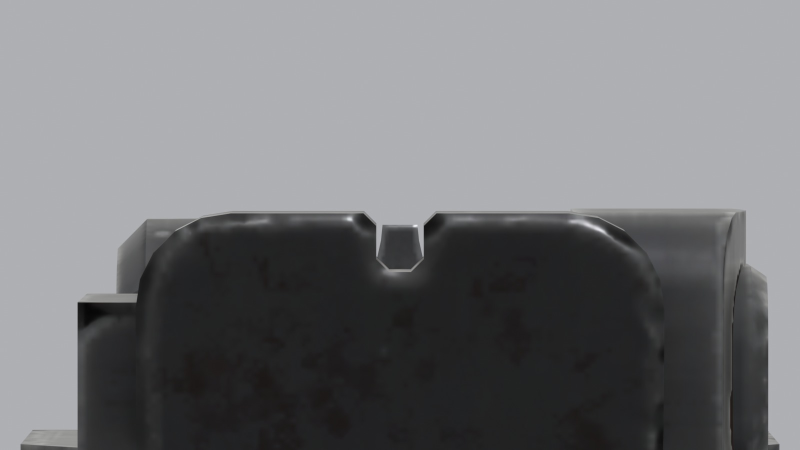
#> input picture docs/proposals/c96_model_2026-10-13/media/aim_cocked_zoom.jpg, 1600 x 900 px, given in place of left.jpg, which was not available (shown at 1/2 size)
$ python sheet.py
#> lines starting #> are read from the running program, lines starting #| are printed output that depends on the picture; pictures that were not available may be replaced by others from this repository, and a replacement may not be noted
#> `sh = Image.new('RGB', (TW * COLS, TH * rows), (40, 40, 40))`: sh: PIL image 3200x1350 RGB; every value is 40
"""Contact sheet + old-vs-new strip from the look-test renders (reads only our own renders in media/).
    python sheet.py
"""
import os
from PIL import Image, ImageDraw, ImageFont
M = os.path.join(os.path.dirname(os.path.abspath(__file__)), '..', 'media')
try:
    F = ImageFont.truetype(r'C:\Windows\Fonts\arialbd.ttf', 26)
except OSError:
    F = ImageFont.load_default()
TILES = [('left', 'left side'), ('right', 'right side'), ('top', 'top'),
         ('front34', 'three-quarter front'), ('aim', 'aim view, hammer down (as modelled)'), ('aim_cocked', 'aim view, hammer cocked'),
         ('boltback', 'bolt back + hammer cocked (posed here)'), ('boltback_top', 'open action from above'),
         ('aim_cocked_zoom', 'sight picture, zoomed: blade in the notch'), ('delivered', 'as delivered: stock, clip, 2 loose rounds'),
         ('old_left', "for comparison: the mod's current C96")]
TW, TH, COLS = 800, 450, 4


def tile(name, label, w=TW, h=TH):
#> called with name = 'left', label = 'left side', w = 800, h = 450
    im = Image.open(os.path.join(M, name + '.jpg')).convert('RGB').resize((w, h), Image.LANCZOS)
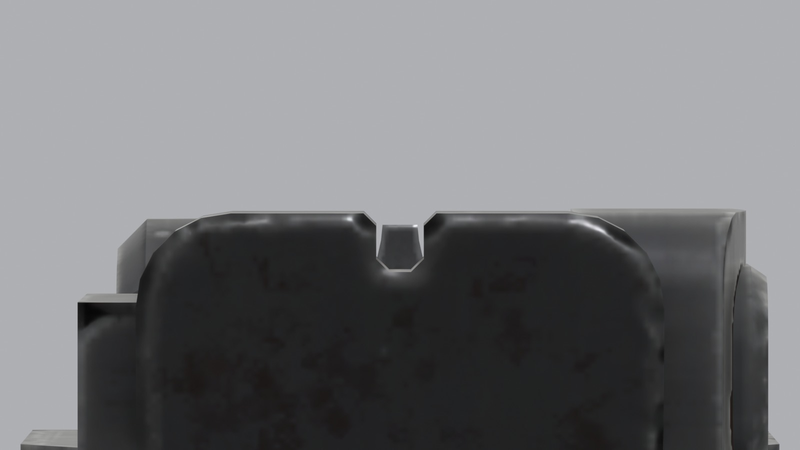
#> im: PIL image 800x450 RGB; mean R, G, B 117.2, 117.8, 120.3
    d = ImageDraw.Draw(im)
    d.rectangle((0, 0, d.textlength(label, font=F) + 20, 38), fill=(20, 20, 20))
    d.text((10, 4), label, font=F, fill=(240, 240, 240))
    return im


rows = (len(TILES) + COLS - 1) // COLS
sh = Image.new('RGB', (TW * COLS, TH * rows), (40, 40, 40))
for i, (n, l) in enumerate(TILES):
    sh.paste(tile(n, l), ((i % COLS) * TW, (i // COLS) * TH))
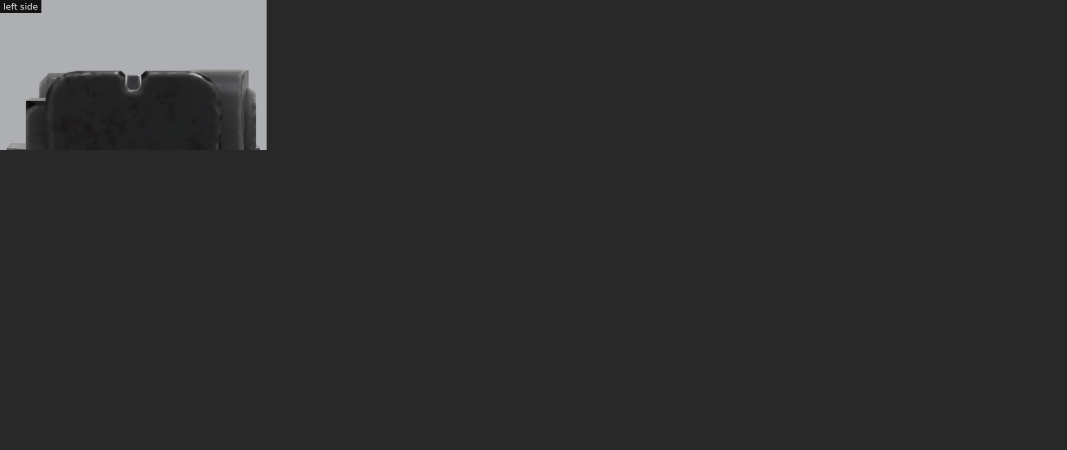
#> sh: PIL image 3200x1350 RGB (shown at 1/3 size); mean R, G, B 46.3, 46.3, 46.5
#> pass 2 of the loop `for i, (n, l) in enumerate(TILES):`:
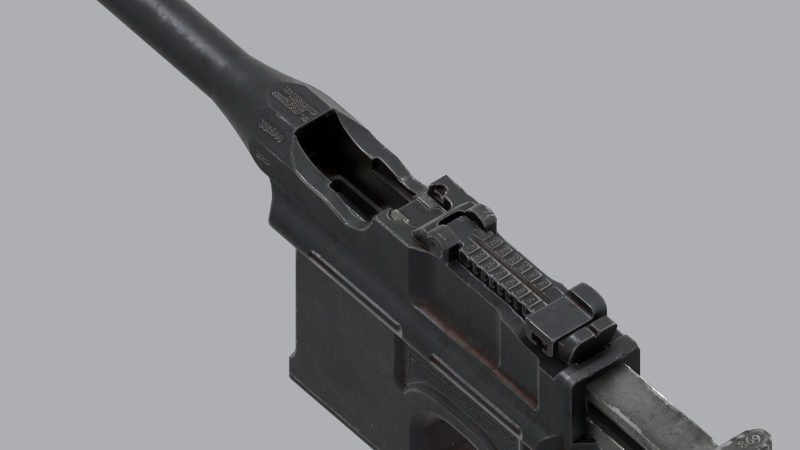
#> input picture docs/proposals/c96_model_2026-10-13/media/boltback_top.jpg, 1600 x 900 px, given in place of right.jpg, which was not available (shown at 1/2 size)
#> in tile (call 2), `im = Image.open(os.path.join(M, name + '.jpg')).convert('RGB').resize(..`:
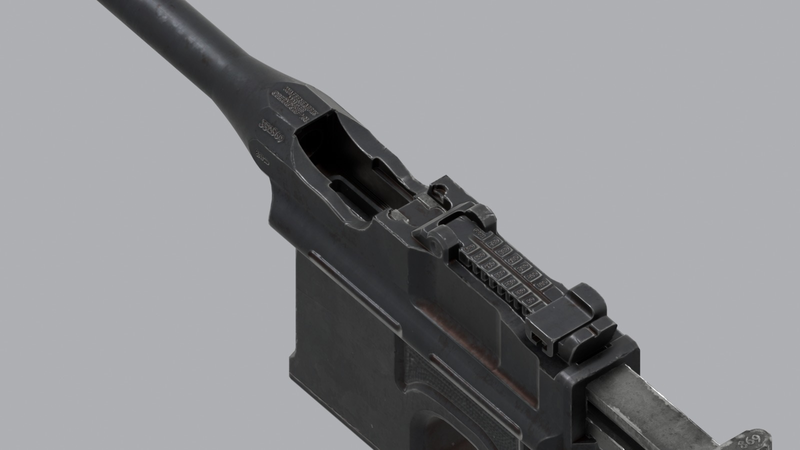
#> im: PIL image 800x450 RGB; mean R, G, B 140.8, 141.5, 144.6
#> `sh.paste(tile(n, l), ((i % COLS) * TW, (i // COLS) * TH))`:
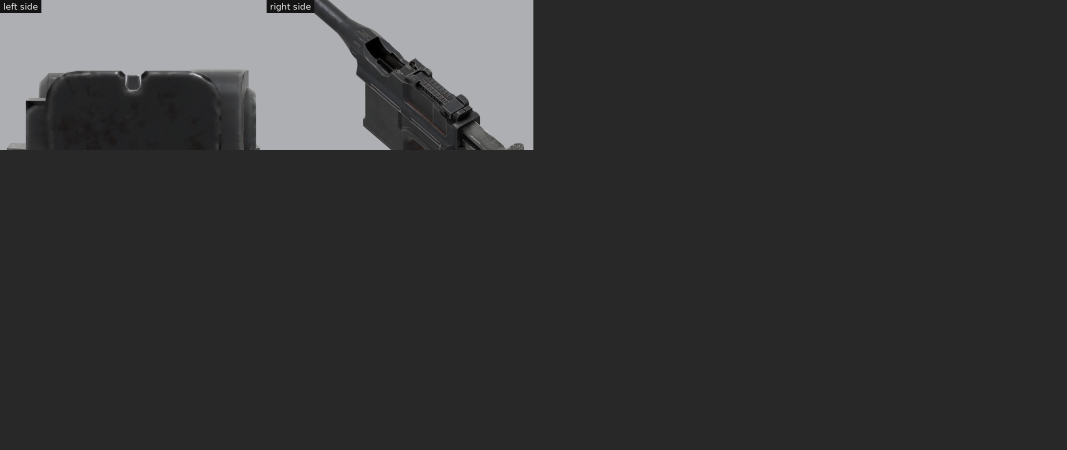
#> sh: PIL image 3200x1350 RGB (shown at 1/3 size); mean R, G, B 54.5, 54.7, 55.1
#> pass 3 of the loop `for i, (n, l) in enumerate(TILES):`:
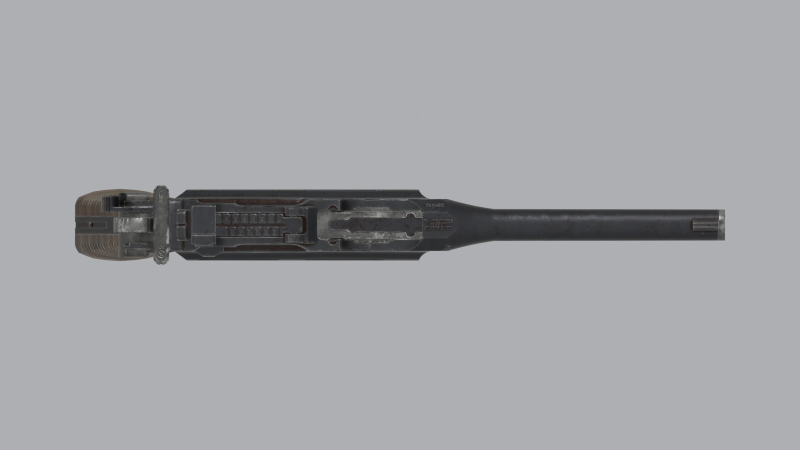
#> input picture docs/proposals/c96_model_2026-10-13/media/top.jpg, 1600 x 900 px (shown at 1/2 size)
#> in tile (call 3), `im = Image.open(os.path.join(M, name + '.jpg')).convert('RGB').resize(..`:
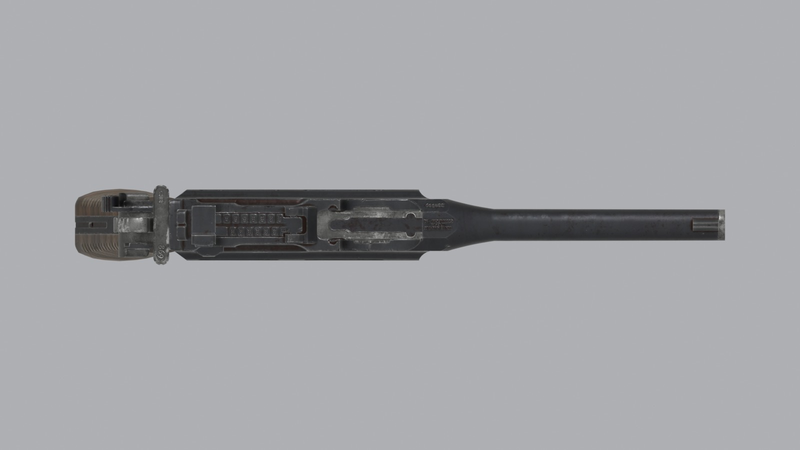
#> im: PIL image 800x450 RGB; mean R, G, B 163.6, 164.4, 168.1
#> `sh.paste(tile(n, l), ((i % COLS) * TW, (i // COLS) * TH))`:
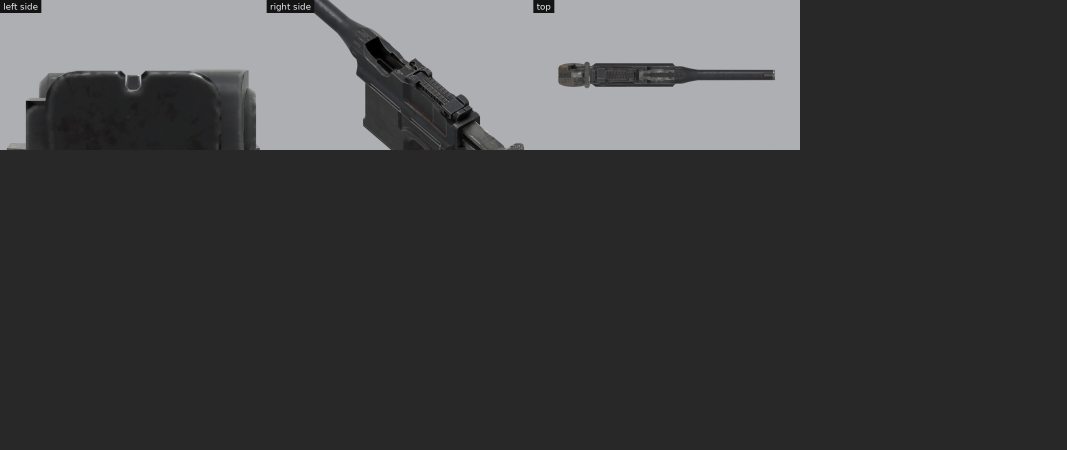
#> sh: PIL image 3200x1350 RGB (shown at 1/3 size); mean R, G, B 64.8, 64.9, 65.7
#> (the run stopped early here; a loop or call above may not have finished)
